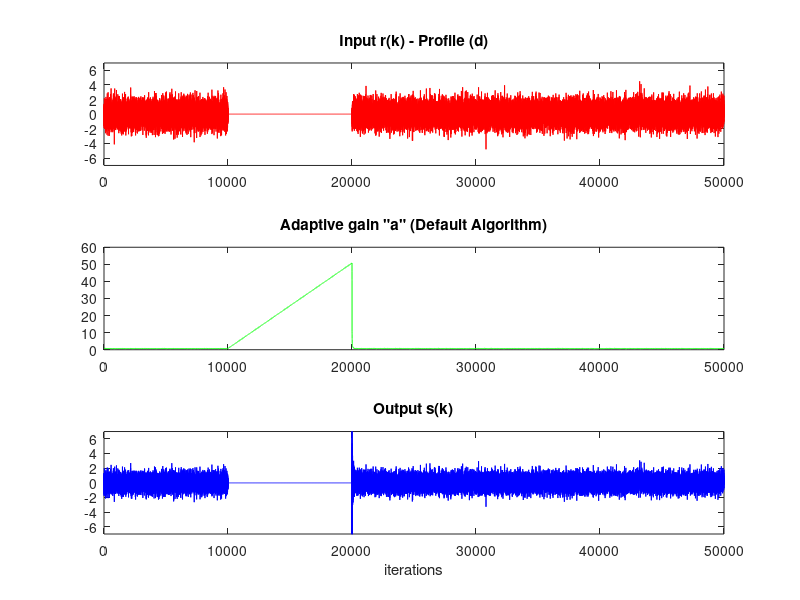

The MATLAB source for this figure:
% --- agcvsfading_default_d.m ---
% --- Tests the "default" algorithm on fading profile (d) ---

clear; clc;

% Define a simple ustep function
ustep = @(x) (x >= 0);

% --- 1. Set up parameters (same as agcvsfading.m) ---
n=50000;
r=randn(n,1);

% --- THIS IS THE MODIFIED LINE FOR PART (d) ---
k_vec = [1:n]';
env = ustep(k_vec) - ustep(k_vec-10000) + ustep(k_vec-20000);
% --- End of modification ---

r=r.*env;
ds=0.5;
a=zeros(1,n); a(1)=1;
s=zeros(1,n);
mu=0.01;

% --- 2. Run the "Default" loop ---
for k=1:n-1
  s(k)=a(k)*r(k);
  a(k+1)=a(k)-mu*(s(k)^2-ds); % Default update rule
end

% --- 3. Plot the results (same as agcvsfading.m) ---
figure;
subplot(3,1,2), plot(a,'g') 
title('Adaptive gain "a" (Default Algorithm)')
subplot(3,1,1), plot(r,'r') 
axis([0,length(r),-7,7])
title('Input r(k) - Profile (d)')
subplot(3,1,3),plot(s,'b')
axis([0,length(r),-7,7])
title('Output s(k)')
xlabel('iterations')